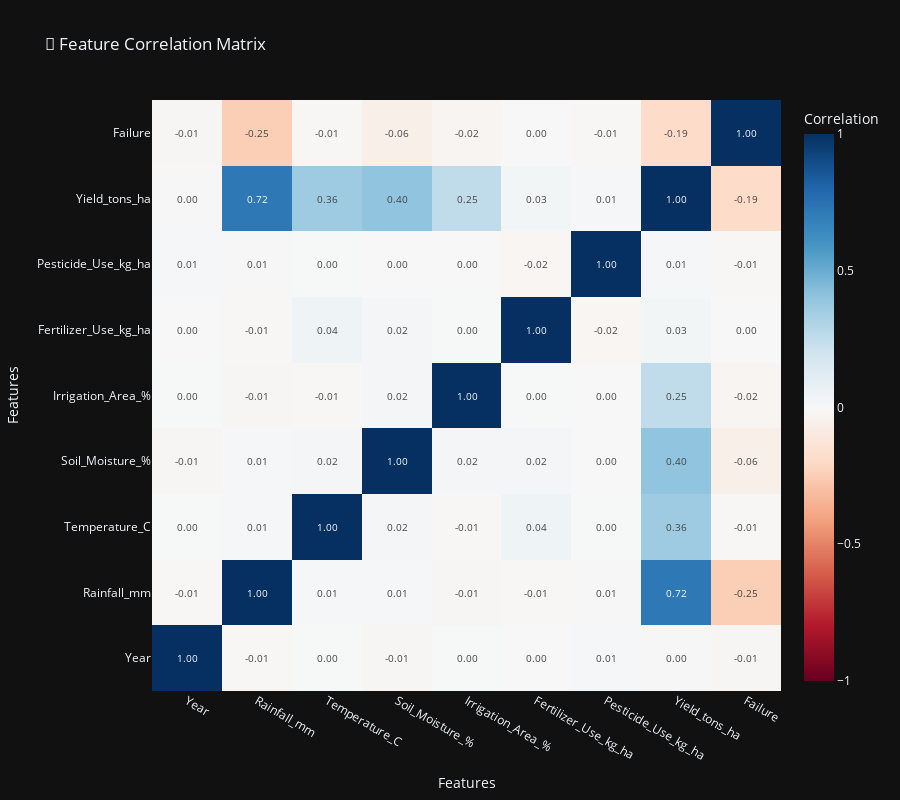

This figure's notebook cell:
### Code cell
# 2.2: Correlation Heatmap with Vibrant Colors
numeric_cols = df.select_dtypes(include=[np.number]).columns
corr_matrix = df[numeric_cols].corr()

fig = go.Figure(data=go.Heatmap(
    z=corr_matrix.values,
    x=corr_matrix.columns,
    y=corr_matrix.columns,
    colorscale='RdBu',
    zmid=0,
    text=np.round(corr_matrix.values, 2),
    texttemplate='%{text:.2f}',
    textfont={"size": 10},
    colorbar=dict(title="Correlation")
))

fig.update_layout(
    title="🔗 Feature Correlation Matrix",
    width=900, height=800,
    template='plotly_dark',
    xaxis_title="Features",
    yaxis_title="Features"
)
fig.show()

print("Correlation Analysis:")
print(f"Rainfall-Yield Correlation: {df['Rainfall_mm'].corr(df['Yield_tons_ha']):.3f}")
print(f"Temperature-Yield Correlation: {df['Temperature_C'].corr(df['Yield_tons_ha']):.3f}")
print(f"Soil Moisture-Yield Correlation: {df['Soil_Moisture_%'].corr(df['Yield_tons_ha']):.3f}")

### Figure 1 — Plotly figure (JSON) as saved in the notebook; plotly's stock layout.template omitted (floating-point values rounded to 4 significant figures)
{"data": [{"colorbar": {"title": {"text": "Correlation"}}, "colorscale": [[0, "rgb(103,0,31)"], [0.1, "rgb(178,24,43)"], [0.2, "rgb(214,96,77)"], [0.3, "rgb(244,165,130)"], [0.4, "rgb(253,219,199)"], [0.5, "rgb(247,247,247)"], [0.6, "rgb(209,229,240)"], [0.7, "rgb(146,197,222)"], [0.8, "rgb(67,147,195)"], [0.9, "rgb(33,102,172)"], [1, "rgb(5,48,97)"]], "text": [[1.0, -0.01, 0.0, -0.01, 0.0, -0.0, 0.01, -0.0, -0.01], [-0.01, 1.0, 0.01, 0.01, -0.01, -0.01, 0.01, 0.72, -0.25], [0.0, 0.01, 1.0, 0.02, -0.01, 0.04, 0.0, 0.36, -0.01], [-0.01, 0.01, 0.02, 1.0, 0.02, 0.02, 0.0, 0.4, -0.06], [0.0, -0.01, -0.01, 0.02, 1.0, 0.0, 0.0, 0.25, -0.02], [-0.0, -0.01, 0.04, 0.02, 0.0, 1.0, -0.02, 0.03, 0.0], [0.01, 0.01, 0.0, 0.0, 0.0, -0.02, 1.0, 0.01, -0.01], [-0.0, 0.72, 0.36, 0.4, 0.25, 0.03, 0.01, 1.0, -0.19], [-0.01, -0.25, -0.01, -0.06, -0.02, 0.0, -0.01, -0.19, 1.0]], "textfont": {"size": 10}, "texttemplate": "%{text:.2f}", "type": "heatmap", "x": ["Year", "Rainfall_mm", "Temperature_C", "Soil_Moisture_%", "Irrigation_Area_%", "Fertilizer_Use_kg_ha", "Pesticide_Use_kg_ha", "Yield_tons_ha", "Failure"], "y": ["Year", "Rainfall_mm", "Temperature_C", "Soil_Moisture_%", "Irrigation_Area_%", "Fertilizer_Use_kg_ha", "Pesticide_Use_kg_ha", "Yield_tons_ha", "Failure"], "z": [[1.0, -0.009685, 0.004749, -0.01126, 0.004869, -5.215e-05, 0.008105, -0.00383, -0.01231], [-0.009685, 1.0, 0.01392, 0.01198, -0.01311, -0.007666, 0.005761, 0.7213, -0.2486], [0.004749, 0.01392, 1.0, 0.02051, -0.008705, 0.04496, 0.003825, 0.362, -0.006588], [-0.01126, 0.01198, 0.02051, 1.0, 0.01849, 0.01706, 0.0006178, 0.4026, -0.05706], [0.004869, -0.01311, -0.008705, 0.01849, 1.0, 0.004456, 0.0002929, 0.2539, -0.02009], [-5.215e-05, -0.007666, 0.04496, 0.01706, 0.004456, 1.0, -0.01718, 0.02553, 0.0006483], [0.008105, 0.005761, 0.003825, 0.0006178, 0.0002929, -0.01718, 1.0, 0.01386, -0.008436], [-0.00383, 0.7213, 0.362, 0.4026, 0.2539, 0.02553, 0.01386, 1.0, -0.1901], [-0.01231, -0.2486, -0.006588, -0.05706, -0.02009, 0.0006483, -0.008436, -0.1901, 1.0]], "zmid": 0}], "layout": {"height": 800, "title": {"text": "🔗 Feature Correlation Matrix"}, "width": 900, "xaxis": {"title": {"text": "Features"}}, "yaxis": {"title": {"text": "Features"}}}}
